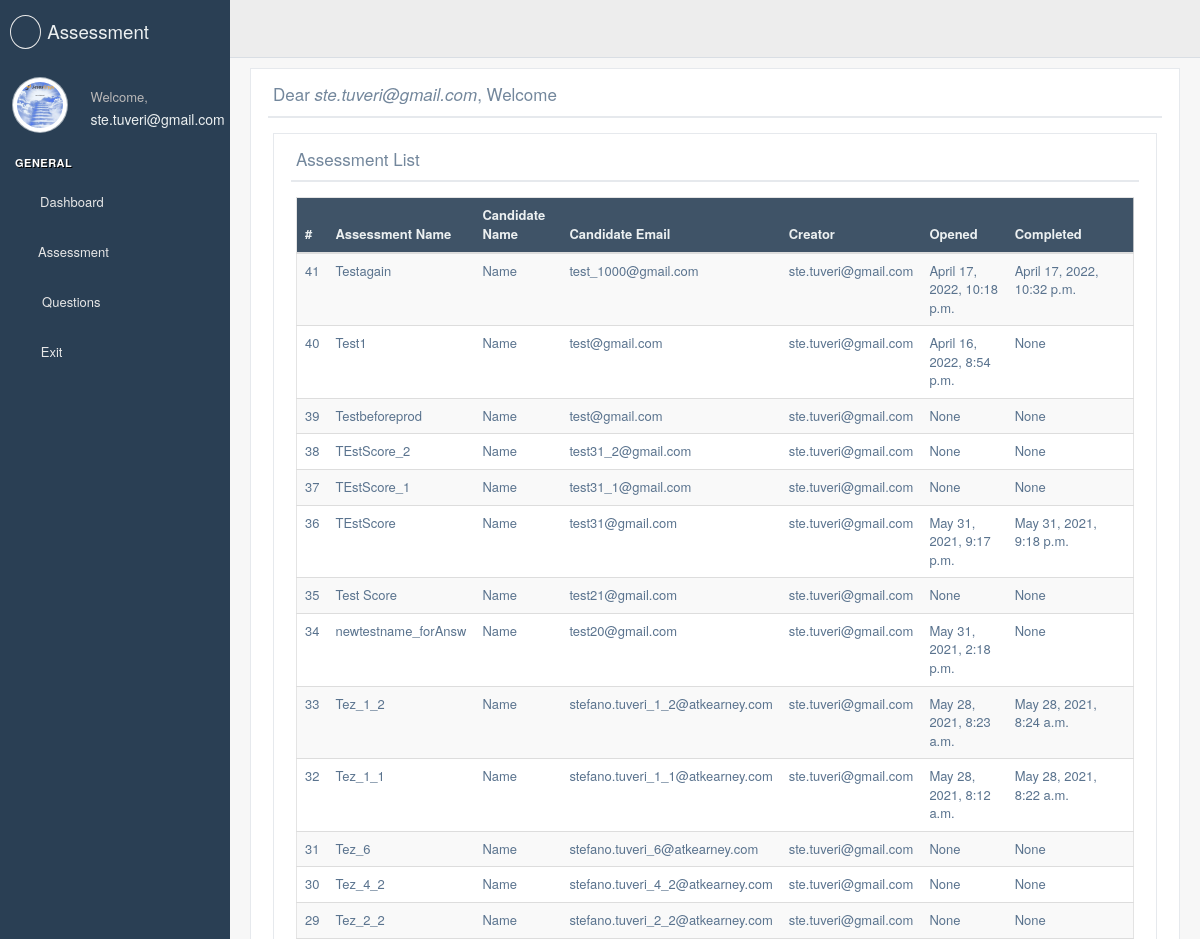
The app's page /assessment/director/assessment/ (signed in, upper part), older data.
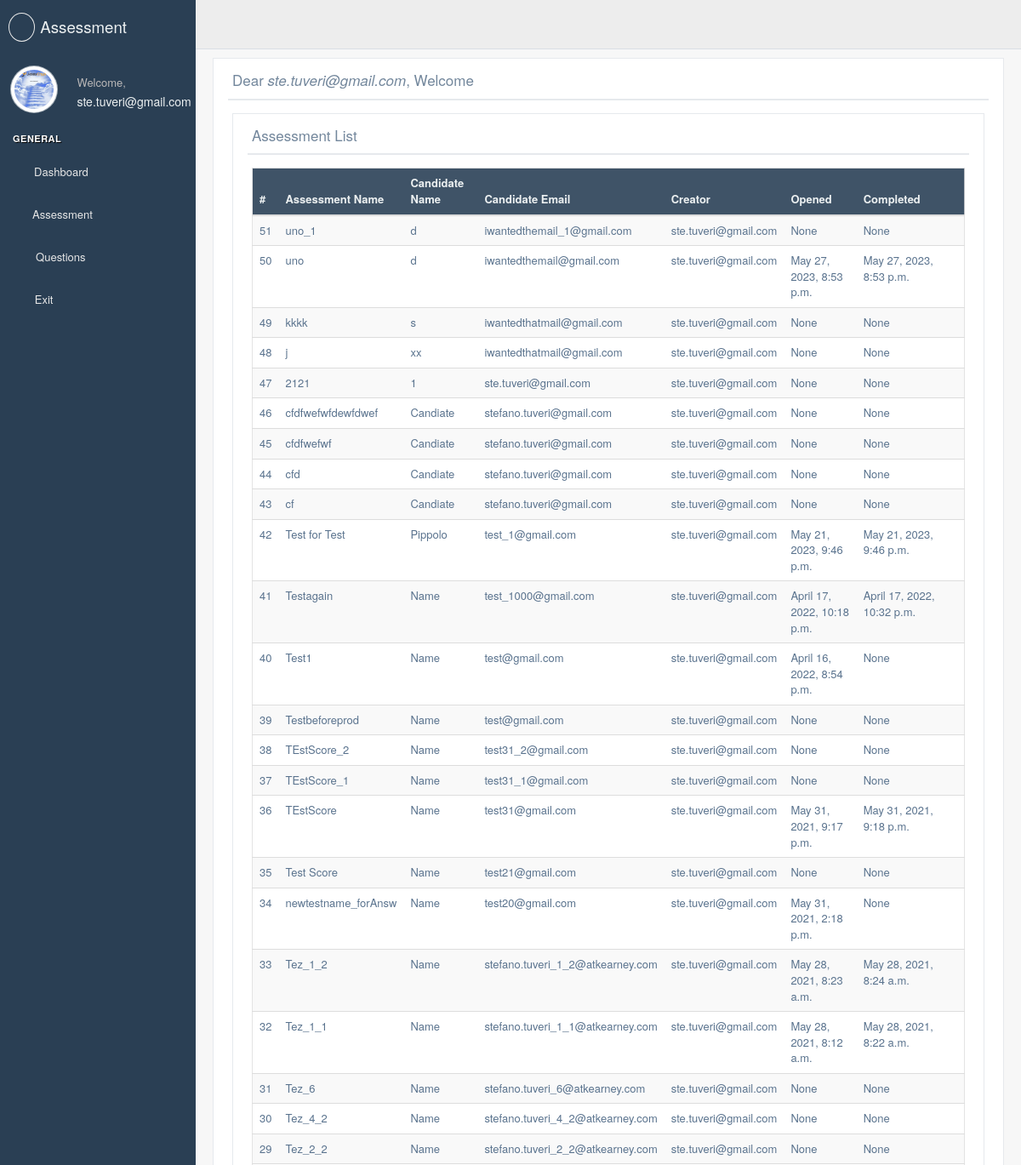
The same page, newer data.
### assessment/models.py (models this page shows, shortened)
class Assessment(models.Model):
    YES_NO = ( ('Yes', 'Yes'), ('No', 'No'),)
    assessment_name = models.CharField(max_length=20, blank=True, null=True, unique=True)
    candidate_name = models.CharField(max_length=20, blank=True, null=True)
    candidate_surname = models.CharField(max_length=20, blank=True, null=True)
    candidate_email = models.EmailField(max_length=254, null=True, blank=True)
    slug = models.SlugField(max_length=40,null=True, blank=True)
    token = models.CharField(max_length=256, null=True, blank=True)
    creator_email = models.EmailField(max_length=254, null=True, blank=True)
    date_creation = models.DateTimeField(blank=True, null=True,)
    date_sent = models.DateTimeField(blank=True, null=True,)
    date_first_opened = models.DateTimeField(blank=True, null=True,)
    date_complete = models.DateTimeField(blank=True, null=True,)
    questions_selected = models.ManyToManyField(Question,null=True,blank=True)
    time_to_complete = models.IntegerField(blank=True, null=True)
    completed = models.CharField(max_length=3, blank=True, null=True, choices=YES_NO, default='No')
    answers = models.JSONField(blank=True, null=True)
    score = models.DecimalField(blank=True, null=True, max_digits=5, decimal_places=2)

### assessment/views.py (the view)
# urls.py: path("director/assessment/", AssessmentListView.as_view(template_name='assessment/director/assessment_list.html'),
@method_decorator(login_required, name='dispatch')
class AssessmentListView(ListView):
    model = Assessment
    template_name = 'assessment/director/assessment_list.html'
    context_object_name = 'assessment_list_view'
    ordering = ['-pk']

### assessment/templates/assessment/director/assessment_list.html (shortened to what the changed rows need)
{% extends "base_custom.html" %}
{% load crispy_forms_tags %}
{% load static %}
{% block stylesheets %}
  {{ block.super }}
    <link rel="stylesheet" href="/static/build/css/cards.css">
{% endblock stylesheets %}
{% block content %}
  <div class="right_col" role="main">
    <div class="">
      <div class="row">
        <div class="col-md-12">
          <div class="x_panel">
            <div class="x_title">
                <h2>Dear <i>{{ user }}</i>, Welcome </h2>
            </div>
            <div class="x_content">
                <form method="post" action="">
                    <section class="">
                        <div class="row">
                        <div class="col-md-12 col-sm-12 col-xs-12">
                          <div class="x_panel">
                            <div class="x_title">
                              <h2>Assessment List <small>List of all the submitted Assessment</small></h2>
                            </div>
                            <div class="x_content">
                              <div class="table-responsive">
                                                    <table class="table table-striped jambo_table bulk_action">
                                                      <thead>
                                                        <tr class="headings">
                                                            <th class="column-title">#</th>
                                                            <th class="column-title">Assessment Name</th>
                                                            <th class="column-title">Candidate Name</th>
                                                            <th class="column-title">Candidate Email</th>
                                                            <th class="column-title">Creator</th>
                                                            <th class="column-title">Opened</th>
                                                            <th class="column-title">Completed</th>
                                                            <th class="column-title"><i class="fas fa-clone"></i></th>
                                                        </tr>
                                                      </thead>
                                                      <tbody>
                                                        {% for a in object_list %}
                                                        <tr class="even pointer">
                                                          <td class=" "><a href="{% url 'assessment_detail_view' a.pk %}"> {{ a.pk }} </a> </td>
                                                          <td class=" "><a href="{% url 'assessment_detail_view' a.pk %}"> {{ a.assessment_name }} </a> </td>
                                                          <td class=" "><a href="{% url 'assessment_detail_view' a.pk %}">{{ a.candidate_name }}</a> </td>
                                                          <td class=" "><a href="{% url 'assessment_detail_view' a.pk %}">{{ a.candidate_email }}</a> </td>
                                                          <td class=" "><a href="{% url 'assessment_detail_view' a.pk %}">{{ a.creator_email }}</a> </td>
                                                          <td class=" "><a href="{% url 'assessment_detail_view' a.pk %}">{{ a.date_first_opened }}</a> </td>
                                                          <td class=" "><a href="{% url 'assessment_detail_view' a.pk %}">{{ a.date_complete }}</a> </td>
                                                          <td class=" "><a href="{% url 'assessment_copy_view' a.pk %}"><i class="fas fa-clone"></i></a> </td>
                                                        </tr>
                                                        {% endfor %}
                                                      </tbody>
                                                    </table>
                                                  </div>
                            </div>
                          </div>
                        </div>
                      </div>
                    </section>
                </form>
            </div>
          </div>
        </div>
      </div>
    </div>
  </div>
{% endblock content %}

Row changes from the older to the newer data that the page shows:
added Assessment: pk "51", assessment_name "uno_1", candidate_name "d", candidate_email "iwantedthemail_1@gmail.com", creator_email "ste.tuveri@gmail.com", date_first_opened "None", date_complete "None"
added Assessment: pk "50", assessment_name "uno", candidate_name "d", candidate_email "iwantedthemail@gmail.com", creator_email "ste.tuveri@gmail.com", date_first_opened "May 27, 2023, 8:53 p.m.", date_complete "May 27, 2023, 8:53 p.m."
added Assessment: pk "49", assessment_name "kkkk", candidate_name "s", candidate_email "iwantedthatmail@gmail.com", creator_email "ste.tuveri@gmail.com", date_first_opened "None", date_complete "None"
added Assessment: pk "48", assessment_name "j", candidate_name "xx", candidate_email "iwantedthatmail@gmail.com", creator_email "ste.tuveri@gmail.com", date_first_opened "None", date_complete "None"
added Assessment: pk "47", assessment_name "2121", candidate_name "1", candidate_email "ste.tuveri@gmail.com", creator_email "ste.tuveri@gmail.com", date_first_opened "None", date_complete "None"
added Assessment: pk "46", assessment_name "cfdfwefwfdewfdwef", candidate_name "Candiate", candidate_email "stefano.tuveri@gmail.com", creator_email "ste.tuveri@gmail.com", date_first_opened "None", date_complete "None"
added Assessment: pk "45", assessment_name "cfdfwefwf", candidate_name "Candiate", candidate_email "stefano.tuveri@gmail.com", creator_email "ste.tuveri@gmail.com", date_first_opened "None", date_complete "None"
added Assessment: pk "44", assessment_name "cfd", candidate_name "Candiate", candidate_email "stefano.tuveri@gmail.com", creator_email "ste.tuveri@gmail.com", date_first_opened "None", date_complete "None"
added Assessment: pk "43", assessment_name "cf", candidate_name "Candiate", candidate_email "stefano.tuveri@gmail.com", creator_email "ste.tuveri@gmail.com", date_first_opened "None", date_complete "None"
added Assessment: pk "42", assessment_name "Test for Test", candidate_name "Pippolo", candidate_email "test_1@gmail.com", creator_email "ste.tuveri@gmail.com", date_first_opened "May 21, 2023, 9:46 p.m.", date_complete "May 21, 2023, 9:46 p.m."
